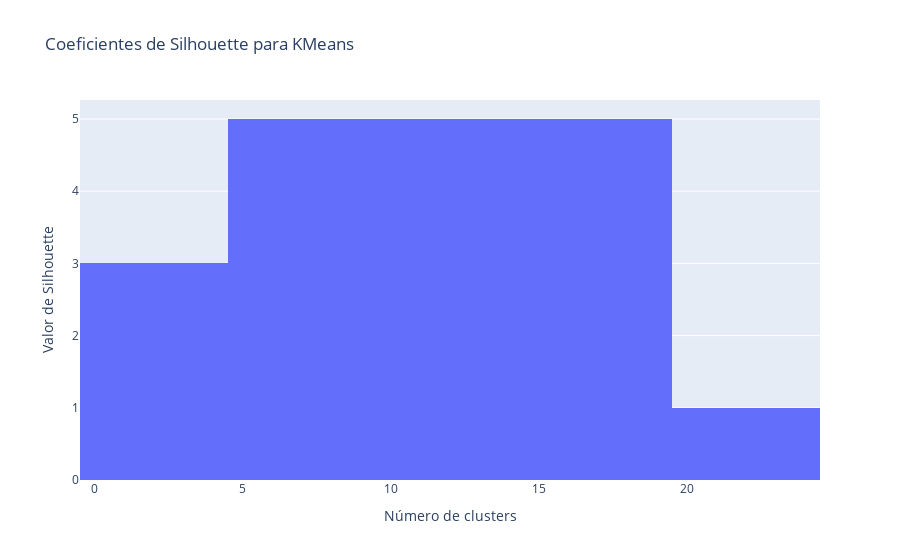

The cell this chart's notebook holds for it:
### Code cell
figura = go.Figure()
figura.add_trace(go.Histogram(x=rango,
                            y=sil_kmeans,
                            )).update_layout(title='Coeficientes de Silhouette para KMeans ',
                            xaxis_title='Número de clusters',
                            yaxis_title='Valor de Silhouette'
                                             )
figura.show()

### Figure 1 — Plotly figure (JSON) as saved in the notebook; plotly's stock layout.template omitted (floating-point values rounded to 4 significant figures)
{"data": [{"type": "histogram", "x": [2, 3, 4, 5, 6, 7, 8, 9, 10, 11, 12, 13, 14, 15, 16, 17, 18, 19, 20], "y": [0.3499, 0.2155, 0.1085, 0.1543, 0.2301, 0.1653, 0.1662, 0.175, 0.168, 0.1557, 0.1703, 0.1717, 0.1836, 0.1958, 0.2068, 0.1867, 0.1998, 0.2078, 0.2092]}], "layout": {"title": {"text": "Coeficientes de Silhouette para KMeans "}, "xaxis": {"title": {"text": "Número de clusters"}}, "yaxis": {"title": {"text": "Valor de Silhouette"}}}}
